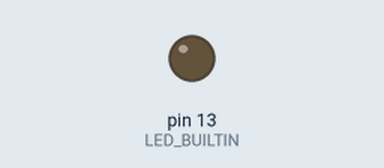
This sketch was run on a simulated Arduino Uno, built with avr-gcc and run on an emulated ATmega328P. Parts: output pins drawn as LEDs (lit = HIGH). What the sketch prints to the serial monitor is not drawn.

Above: at 2.5 s.
At 7.5 s:
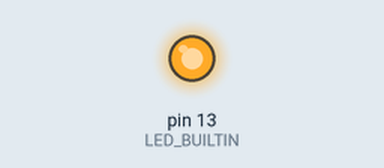
Timing chart, 0 to 13.0 s (numbered marks = the images above):
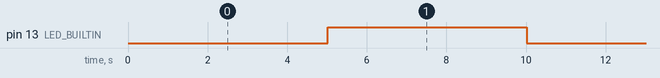

The sketch:

mqtt_device_uno_serial.ino
```cpp
/*
 * Arduino Uno as an IoT-ITS device behind a serial link.
 *
 * The Uno has no network interface, so it cannot speak MQTT. It describes
 * itself over USB serial and a host (devices/serial_agent.py on the Pi 5)
 * announces it to the ITS network on its behalf.
 *
 * Serial protocol (115200 baud, one JSON object per line):
 *   {"type":"announce", ...}   once at boot, and again when the host sends '?'
 *   {"type":"hb","uptime_ms":N,"memory_free":N}   every HEARTBEAT_MS
 *
 * The announcement carries what the board itself can report: CPU clock,
 * SRAM size and free SRAM, flash size. The device id is assigned by the host
 * (the Uno has no factory MAC or unique id readable from the sketch).
 *
 * Opening the serial port from the host resets the Uno (DTR auto-reset), so
 * every time the agent opens the port the board boots and announces again.
 *
 * Project: PINV01-24 - FIUNA
 */

const unsigned long BAUD = 115200;
const unsigned long HEARTBEAT_MS = 5000;
const char FIRMWARE_VERSION[] = "uno-serial-1.0";

unsigned long tSetup = 0;      // millis() on entering setup()
unsigned long lastHb = 0;

// Free SRAM between the heap and the stack (standard AVR idiom).
extern int __heap_start, *__brkval;
int freeRam() {
  int v;
  return (int)&v - (__brkval == 0 ? (int)&__heap_start : (int)__brkval);
}

void sendAnnounce() {
  // Built with plain prints: no String or JSON library, to keep SRAM free.
  Serial.print(F("{\"type\":\"announce\",\"hardware\":\"Arduino Uno R3 (ATmega328P)\""));
  Serial.print(F(",\"mcu\":\"ATmega328P\",\"cpu_freq_mhz\":"));
  Serial.print(F_CPU / 1000000UL);
  Serial.print(F(",\"memory_total\":2048,\"memory_free\":"));
  Serial.print(freeRam());
  Serial.print(F(",\"flash_total\":32768,\"firmware_version\":\""));
  Serial.print(FIRMWARE_VERSION);
  Serial.print(F("\",\"setup_ms\":"));
  Serial.print(tSetup);
  Serial.print(F(",\"announce_ms\":"));
  Serial.print(millis());
  Serial.println(F("}"));
}

void sendHeartbeat() {
  Serial.print(F("{\"type\":\"hb\",\"uptime_ms\":"));
  Serial.print(millis());
  Serial.print(F(",\"memory_free\":"));
  Serial.print(freeRam());
  Serial.println(F("}"));
}

void setup() {
  tSetup = millis();
  Serial.begin(BAUD);
  pinMode(LED_BUILTIN, OUTPUT);
  sendAnnounce();
  lastHb = millis();
}

void loop() {
  // The host asks for the announcement again with '?'
  while (Serial.available() > 0) {
    if (Serial.read() == '?') {
      sendAnnounce();
    }
  }

  if (millis() - lastHb >= HEARTBEAT_MS) {
    lastHb = millis();
    sendHeartbeat();
    digitalWrite(LED_BUILTIN, !digitalRead(LED_BUILTIN));  // visible sign of life
  }
}
```

Measured:
- by itself, pin 13 (LED_BUILTIN): alternates HIGH for 5.0 s and LOW for 5.0 s
